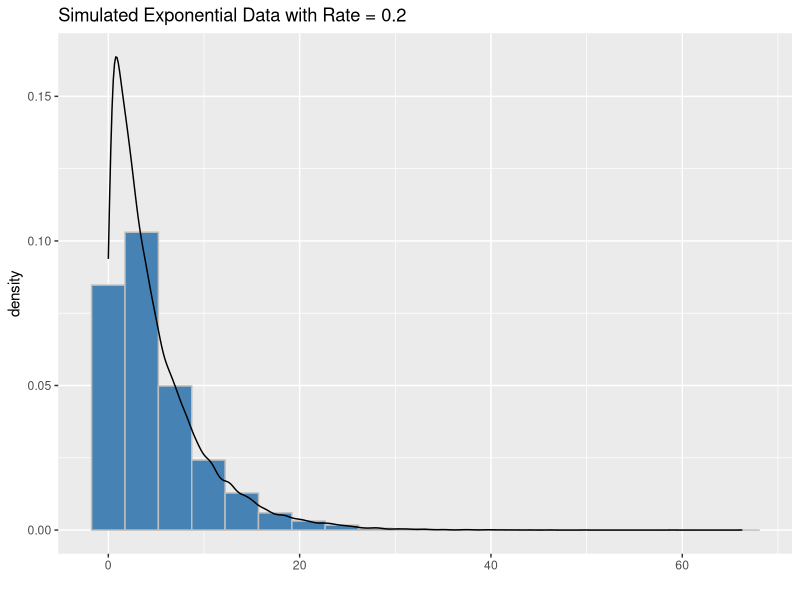
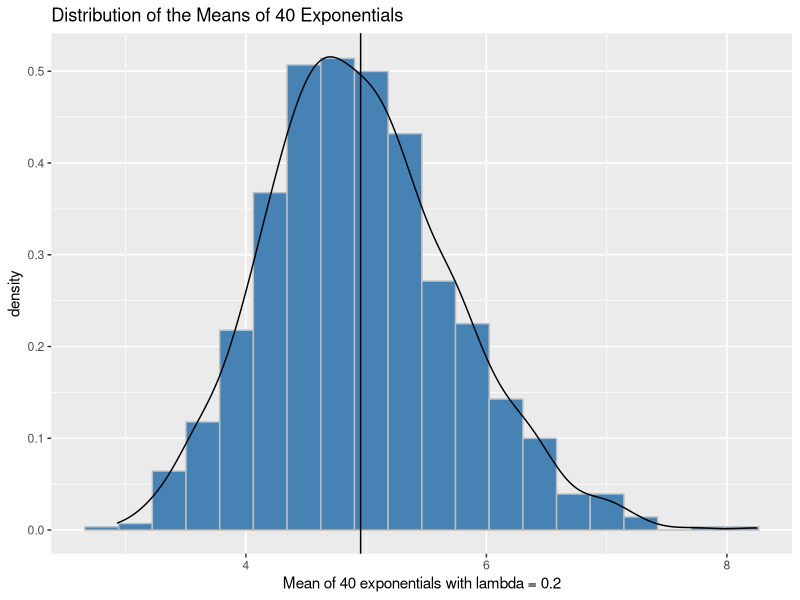
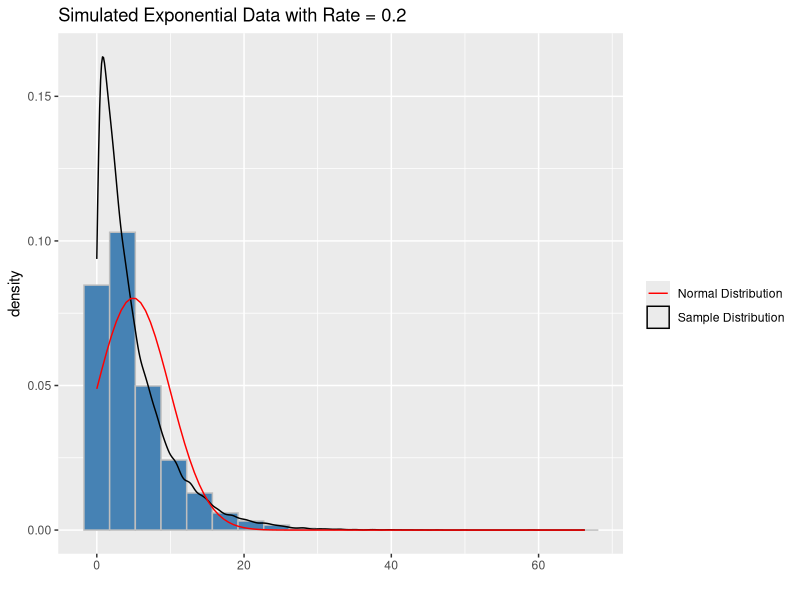
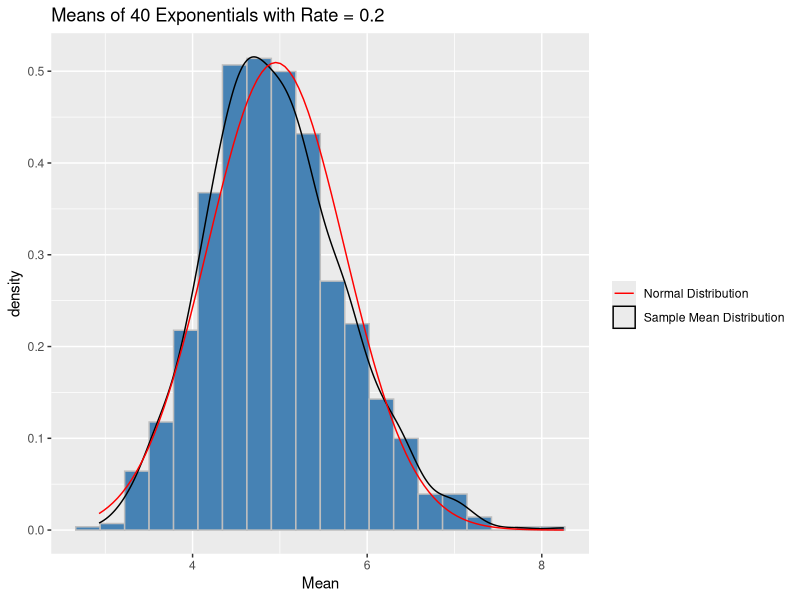
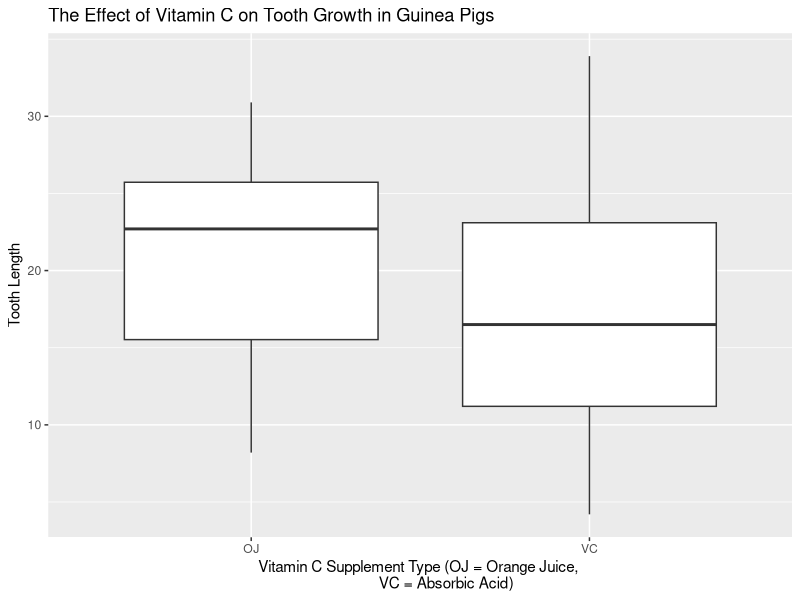
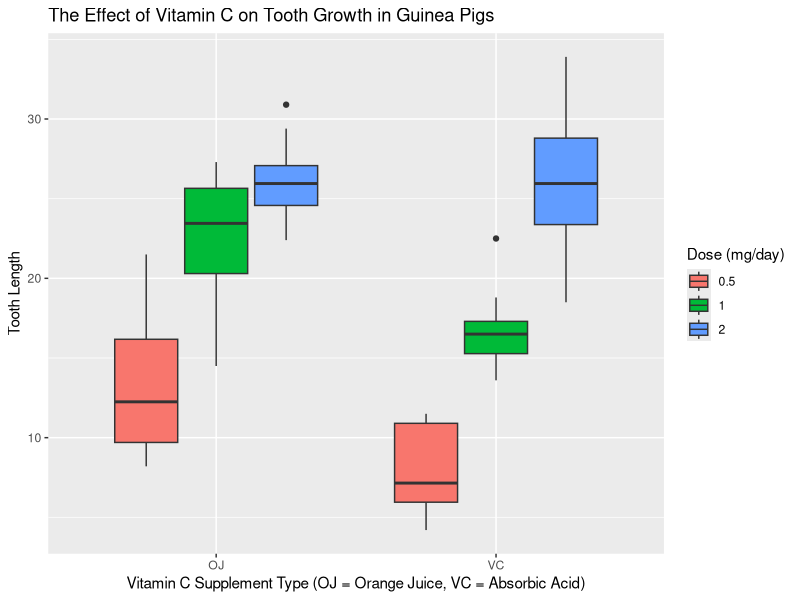

Here is the R script that generated these plots, in order:
## ---- chunk 1
knitr::opts_chunk$set(echo = TRUE)
knitr::opts_chunk$set(fig.width = 8)
## ---- chunk 2
lambda <- 0.2
sample <- rexp(40*1000, rate = lambda)
samplemat <- matrix(sample, nrow = 1000, ncol = 40)

## ---- chunk 3
library(ggplot2)
ggplot() +
        geom_histogram(aes(sample, y = ..density..), color = "grey",
                       fill = "steelblue", bins = 20)+
        geom_density(aes(sample)) +
        xlab("") +
        ggtitle("Simulated Exponential Data with Rate = 0.2")
## ---- chunk 4
samplemeans <- rowMeans(samplemat)
samplemean <- round(mean(samplemeans), 3)
theorymean <- 1/lambda
ggplot()+
        geom_histogram(aes(samplemeans, y = ..density..), color = "grey", 
                       fill = "steelblue", bins = 20) +
        geom_vline(xintercept = samplemean) +
        xlab("Mean of 40 exponentials with lambda = 0.2")+
        ggtitle("Distribution of the Means of 40 Exponentials") +
        geom_density(aes(samplemeans))

## ---- chunk 5
samplesd <- round(sd(sample), 3)
meansd <- round(sd(samplemeans), 3)
theorysd <- 1/lambda
## ---- chunk 6
ggplot(data.frame(sample), aes(sample)) +
        geom_histogram(aes(sample, y = ..density..), color = "grey", fill = "steelblue", position = "stack", bins = 20)+
        geom_density(aes(sample, col = "Sample Distribution")) +
        stat_function(fun = dnorm, 
                      args = list(mean = samplemean, sd = samplesd), 
                      geom = "line", aes(col = "Normal Distribution")) + 
        xlab("") +
        scale_color_manual(values = c("red", "black"), 
                           name = "") +
        ggtitle("Simulated Exponential Data with Rate = 0.2")
## ---- chunk 7
ggplot(data.frame(samplemeans), aes(samplemeans)) +
        geom_histogram(aes(samplemeans, y = ..density..), color = "grey", 
                       fill = "steelblue", position = "stack", bins = 20) +
        geom_density(aes(samplemeans, color = "Sample Mean Distribution")) +
        stat_function(fun = dnorm, 
                      args = list(mean = samplemean, sd = meansd), 
                      geom = "line", aes(col = "Normal Distribution")) + 
        scale_color_manual(values = c("red", "black"),
                           name = "") +
        xlab("Mean") +
        ggtitle("Means of 40 Exponentials with Rate = 0.2")
## ---- chunk 8
library(datasets)
str(ToothGrowth)
summary(ToothGrowth)
ggplot(ToothGrowth) +
        geom_boxplot(aes(x = supp, y = len)) +
        ylab("Tooth Length") +
        xlab("Vitamin C Supplement Type (OJ = Orange Juice, 
             VC = Absorbic Acid)") +
        ggtitle("The Effect of Vitamin C on Tooth Growth in Guinea Pigs")

## ---- chunk 9
ggplot(ToothGrowth) +
        geom_boxplot(aes(x = supp, y = len, fill = factor(dose)))+
        ylab("Tooth Length") +
        xlab("Vitamin C Supplement Type (OJ = Orange Juice, VC = Absorbic Acid)") +
        labs(fill = "Dose (mg/day)") +
        ggtitle("The Effect of Vitamin C on Tooth Growth in Guinea Pigs")

